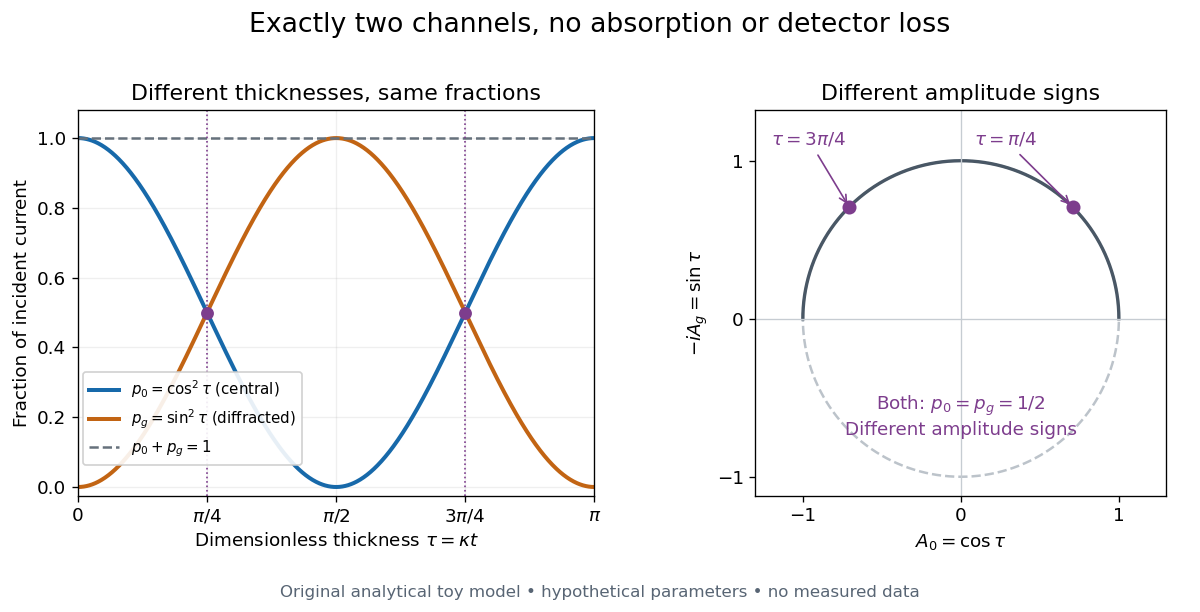

Source code (Python):
"""Original, exactly specified lossless two-channel thickness toy model.

Tested with Python 3.14, matplotlib 3.10.7, numpy 2.3.5; no SciPy.
Run from _media; writes the script basename with a .png extension to CWD.
"""

from pathlib import Path

import matplotlib.pyplot as plt
import numpy as np


CENTRAL = '#1769aa'
DIFFRACTED = '#c26413'
HIGHLIGHT = '#7d3d8d'


def amplitudes(tau):
    """Incident-current normalized amplitudes at dimensionless thickness tau."""
    return np.cos(tau), 1j * np.sin(tau)


def main():
    plt.rcParams.update({'font.family': 'DejaVu Sans', 'font.size': 11})
    tau = np.linspace(0.0, np.pi, 901)
    a0, ag = amplitudes(tau)
    p0, pg = np.abs(a0)**2, np.abs(ag)**2
    assert np.allclose(p0 + pg, 1.0, rtol=0, atol=1e-14)
    chosen = np.array([np.pi / 4, 3 * np.pi / 4])
    xchosen, gchosen = amplitudes(chosen)
    assert np.allclose(np.abs(xchosen)**2, [0.5, 0.5])
    assert np.allclose(np.abs(gchosen)**2, [0.5, 0.5])

    fig, axes = plt.subplots(1, 2, figsize=(10, 5.1), dpi=120, facecolor='white',
                             gridspec_kw={'width_ratios': [1.2, 1]})
    ax = axes[0]
    ax.plot(tau, p0, color=CENTRAL, lw=2.4, label=r'$p_0=\cos^2\tau$ (central)')
    ax.plot(tau, pg, color=DIFFRACTED, lw=2.4, label=r'$p_g=\sin^2\tau$ (diffracted)')
    ax.plot(tau, p0 + pg, color='#66717c', lw=1.5, ls='--', label=r'$p_0+p_g=1$')
    for t in chosen:
        ax.axvline(t, color=HIGHLIGHT, lw=1, ls=':')
        ax.scatter([t], [0.5], color=HIGHLIGHT, s=45, zorder=5)
    ax.set_xticks([0, np.pi/4, np.pi/2, 3*np.pi/4, np.pi],
                  ['0', r'$\pi/4$', r'$\pi/2$', r'$3\pi/4$', r'$\pi$'])
    ax.set(xlim=(0, np.pi), ylim=(-0.025, 1.08),
           xlabel=r'Dimensionless thickness $\tau=\kappa t$',
           ylabel='Fraction of incident current', title='Different thicknesses, same fractions')
    ax.legend(loc='lower left', bbox_to_anchor=(0.01, 0.08), ncol=1,
               fontsize=9, frameon=True, framealpha=0.9, borderaxespad=0)
    ax.grid(alpha=0.2)

    ax = axes[1]
    circle = np.linspace(0, 2*np.pi, 501)
    ax.plot(np.cos(circle), np.sin(circle), color='#bcc3ca', ls='--')
    ax.plot(a0.real, (-1j * ag).real, color='#495765', lw=2)
    ax.axhline(0, color='#c6ccd2', lw=0.8)
    ax.axvline(0, color='#c6ccd2', lw=0.8)
    ax.scatter(xchosen, (-1j*gchosen).real, color=HIGHLIGHT, s=55, zorder=5)
    ax.annotate(r'$\tau=\pi/4$', (xchosen[0], (-1j*gchosen[0]).real),
                xytext=(0.08, 1.10), fontsize=11, color=HIGHLIGHT,
                arrowprops={'arrowstyle': '->', 'color': HIGHLIGHT})
    ax.annotate(r'$\tau=3\pi/4$', (xchosen[1], (-1j*gchosen[1]).real),
                xytext=(-1.2, 1.1), fontsize=11, color=HIGHLIGHT,
                arrowprops={'arrowstyle': '->', 'color': HIGHLIGHT})
    ax.text(0, -0.62, r'Both: $p_0=p_g=1/2$' + '\nDifferent amplitude signs',
            ha='center', va='center', fontsize=11, color=HIGHLIGHT)
    ax.set(xlim=(-1.3, 1.3), ylim=(-1.12, 1.32), aspect='equal',
           xlabel=r'$A_0=\cos\tau$', ylabel=r'$-iA_g=\sin\tau$',
           title='Different amplitude signs')
    ax.set_xticks([-1, 0, 1])
    ax.set_yticks([-1, 0, 1])
    fig.suptitle('Exactly two channels, no absorption or detector loss', fontsize=16, y=0.98)
    fig.text(0.5, 0.025, 'Original analytical toy model • hypothetical parameters • no measured data',
             ha='center', fontsize=10, color='#586574')
    fig.subplots_adjust(top=0.82, bottom=0.19, left=0.065, right=0.98, wspace=0.32)
    fig.savefig(Path(__file__).stem + '.png', facecolor='white', transparent=False)
    plt.close(fig)


if __name__ == '__main__':
    main()
